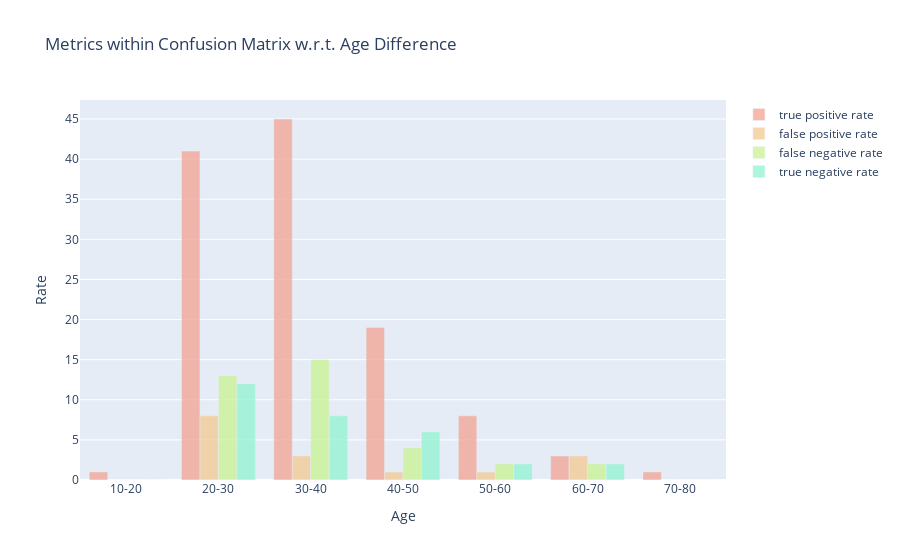

Notebook code for this chart:
### Code cell
# visualize the results
fig = go.Figure()
fig.add_trace(go.Bar(
    x=list(tpr_age.keys()),
    y=list(tpr_age.values()),
    marker_color='#F3A291',
    opacity=0.75,
    name='true positive rate'
))
fig.add_trace(go.Bar(
    x=list(fpr_age.keys()),
    y=list(fpr_age.values()),
    marker_color='#F3CA91',
    opacity=0.75,
    name='false positive rate'
))
fig.add_trace(go.Bar(
    x=list(fnr_age.keys()),
    y=list(fnr_age.values()),
    marker_color='#CAF391',
    opacity=0.75,
    name='false negative rate'
))
fig.add_trace(go.Bar(
    x=list(tnr_age.keys()),
    y=list(tnr_age.values()),
    marker_color='#91F3D1',
    opacity=0.75,
    name='true negative rate'
))
fig.update_layout(
    title_text='Metrics within Confusion Matrix w.r.t. Age Difference',
    xaxis_title='Age',
    yaxis_title='Rate'
)
fig.write_image('../results/separation-age.png')
fig.show()

### Figure 1 — Plotly figure (JSON) as saved in the notebook; plotly's stock layout.template omitted (floating-point values rounded to 4 significant figures)
{"data": [{"marker": {"color": "#F3A291"}, "name": "true positive rate", "opacity": 0.75, "type": "bar", "x": ["10-20", "20-30", "30-40", "40-50", "50-60", "60-70", "70-80"], "y": [1, 41, 45, 19, 8, 3, 1]}, {"marker": {"color": "#F3CA91"}, "name": "false positive rate", "opacity": 0.75, "type": "bar", "x": ["10-20", "20-30", "30-40", "40-50", "50-60", "60-70", "70-80"], "y": [0, 8, 3, 1, 1, 3, 0]}, {"marker": {"color": "#CAF391"}, "name": "false negative rate", "opacity": 0.75, "type": "bar", "x": ["10-20", "20-30", "30-40", "40-50", "50-60", "60-70", "70-80"], "y": [0, 13, 15, 4, 2, 2, 0]}, {"marker": {"color": "#91F3D1"}, "name": "true negative rate", "opacity": 0.75, "type": "bar", "x": ["10-20", "20-30", "30-40", "40-50", "50-60", "60-70", "70-80"], "y": [0, 12, 8, 6, 2, 2, 0]}], "layout": {"title": {"text": "Metrics within Confusion Matrix w.r.t. Age Difference"}, "xaxis": {"title": {"text": "Age"}}, "yaxis": {"title": {"text": "Rate"}}}}
